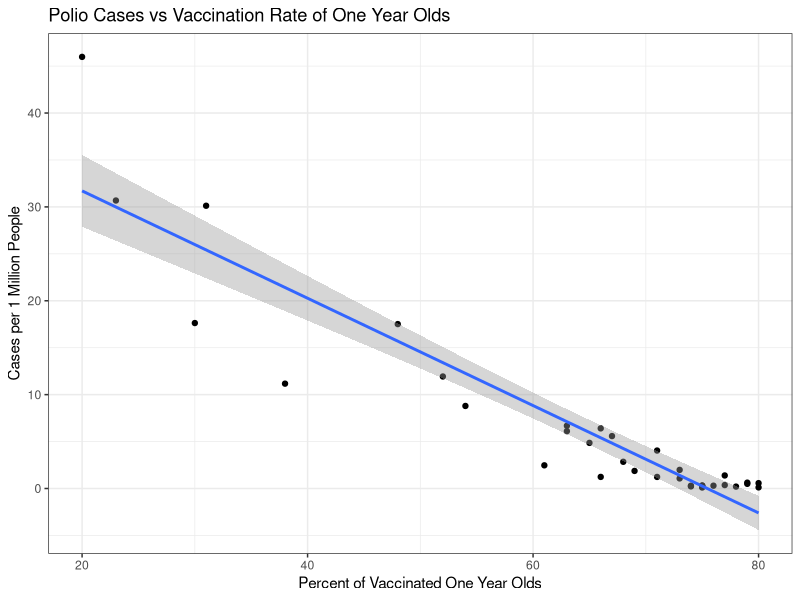

Write the R code that produced this figure. (Note: this script raises an error after producing the figure.)
#Marlee Shaffer
#Exercise 10 - Analysis and Plotting 

#Set working directory 
setwd("~/Desktop/Biocomp_tutorial12")

#Load packages
library(ggplot2)
library(cowplot)

##Part 1
#Find data on two variables that you would expect to be related to each other 
#Write a script that loads the text file and produces a scatter plot with a trend line

#Data was found online from: 
#Data shows Polio cases per million people and the vaccination rate of one-year olds

#Load the text file 
data1<-read.table(file = "Polio.txt", header = TRUE, sep="\t", stringsAsFactors = FALSE)

#Create the scatter plot with a trend line 
ggplot(data = data1, aes(x = Vaccine, y = Cases)) + 
  geom_point() + stat_smooth(method = "lm") + 
  xlab("Percent of Vaccinated One Year Olds") + 
  ylab("Cases per 1 Million People") + 
  ggtitle("Polio Cases vs Vaccination Rate of One Year Olds") + 
  theme_bw()

l##Part 2
#Write a script that generates two figures from data.txt
#Read the data.txt file 
data<-read.table("data.txt", header = TRUE, sep=",", stringsAsFactors = FALSE)

#Produce a bar plot of means of 4 populations
plot1<-ggplot(data, aes(x = region, y = observations, fill = region))+
  stat_summary(fun.y = mean, geom = "bar")+ 
  stat_summary(fun.data = mean_se, geom = "errorbar", width = 0.5 )+ xlab("Region")+
  ylab("Mean Observations")+ ggtitle("Mean Observations for each Region")+
  theme_bw() + theme(legend.position = "none")
plot1

#Produce a scatter plot of all the observations 
plot2<-ggplot(data, aes(x = region, y = observations, color = region))+
  geom_jitter() + xlab("Region") + ylab("Observations")+
  ggtitle("Observations for each Region")+ theme_bw()+
  theme(legend.position = "none")
plot2

#Show plots side by side for comparison
plot_grid(plot1, plot2, labels = c("a", "b"),
                  rel_widths = c(4, 4),
                  ncol = 2, nrow = 1)

#Do the bar and scatter plots tell different stories? Why?
#The bar graph and the scatter plot of the same data show different stories. 
#The bar graph is showing the mean of the overall data for each region, which were similar 
#to each other. The scatter plot shows each observation, there by showing the variation between
#the observations. Error bars were added to the bar graph to better represent the data. 
